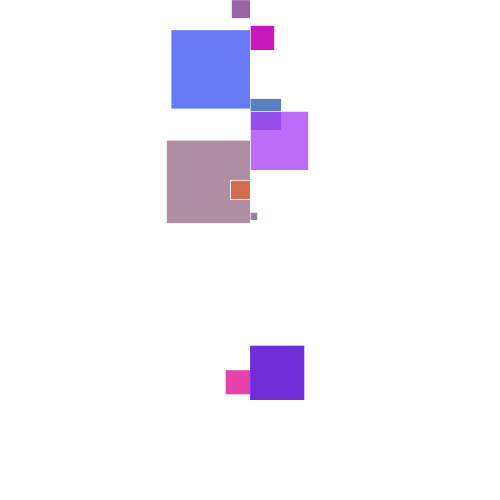
Frame 1 (no input)
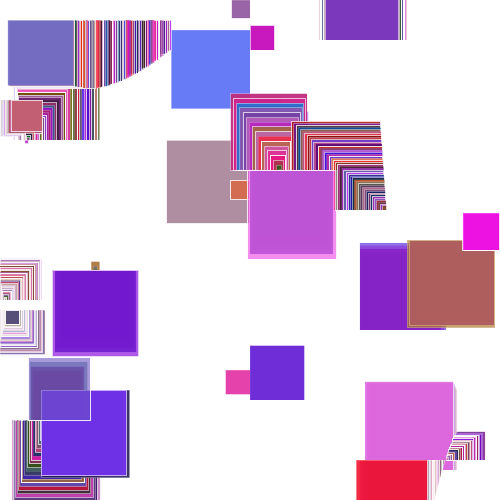
Frame 60 (the mouse pressed at the canvas centre just before this capture)
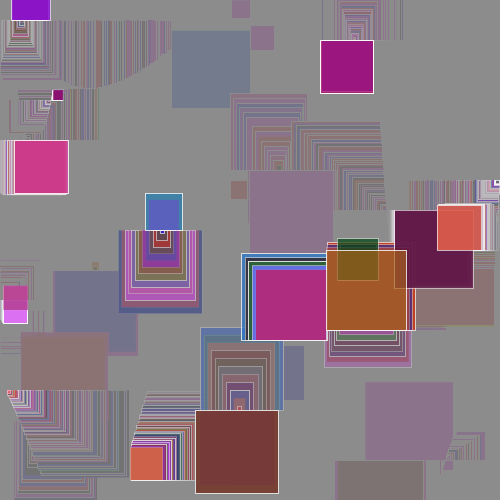
Frame 120 (the mouse held since frame 60 and released just before this capture)

The Processing sketch that drew these frames (run headless with seeded random() and noise(); from frame 60 on, the mouse is pressed at the canvas centre):

// Processing sketch: processing_152234
// ── processing_152234.pde

/*
 * Creative Coding
 * Week 3, 03 - using sin(), cos(), dist() to make a dynamic pattern 
 * by Indae Hwang and Jon McCormack
 * adapted by Km Vickery
 * Copyright (c) 2014 Monash University
 *
 * This program allows you to change background color.
 * Press and hold the left mouse button to change color.
 * Use presentation mode( sketch menu > Present or press the shift-comand-r keys together)
 * Press "esc" key to stop running the sktech
 * experiment with changing the value of num and distanceMargin in setup
 */

int     num;     // the number of items in the array
float[] x;       // x-position of point
float[] y;       // y-position
float[] speed;   // speed 
float[] phase;   // phase

int distanceMargin;
float rowHeight;

// background colour changes on mouse click
float red;
float green;
float blue;

void setup() {

  size(500, 500);
  background (255); // initial background colour

  // change each value below for different visual
  num = 50;// higher for more items on page
  distanceMargin = 80;// higher for longer run

  rowHeight = height/(num-1); // height of each row

  // allocate size of arrays
  x = new float[num];
  y = new float[num];
  speed = new float[num];
  phase = new float[num]; 


  //setup an initial value for each item in the array
  for (int i=0; i<num; i++) {
    x[i] = width/2; 
    y[i] = rowHeight * i;
    speed[i] = random(1); // returns a random float bewteen 0 and 1
    phase[i] = random(TWO_PI);
  }

  red = 0;
  blue = 0;
  green = 0;
}


void draw() {

  for (int i=0; i<num; i++) {

    //float radians = radians(frameCount*speed[i] ); // doesn't work in javascript
   float rads = radians(frameCount*speed[i] );

    if (i%2 == 1) { // odd
      x[i] = width/2 + sin(rads + phase[i])* width/2;
    } else { // even
      x[i] = width/2 + cos(rads + phase[i])* width/2;
    }


    if (i<num-1) {
      float distance = dist(x[i], y[i], x[i+1], y[i+1]);
      if (distance > rowHeight && distance < rowHeight + distanceMargin) {
        stroke (255 , random(256));
        fill (random(256), random(128), random(256), random(128,256)) ;
        rect(x[i], y[i], (x[i+1]-x[i]) , (x[i+1]-x[i]));
      }
    }
  }

  if (mousePressed) {
    red = map(mouseX, 0, width, 0, 255);
    green = map(mouseY, 0, height, 0, 255);
    blue = map(mouseX+mouseY, 0, width+height, 255, 0);

    fill(red, green, blue, 10); 
    noStroke();
    rect(0, 0, width, height);
    // println("red: "+red+", green: "+green+", blue: "+blue);
  }
}
